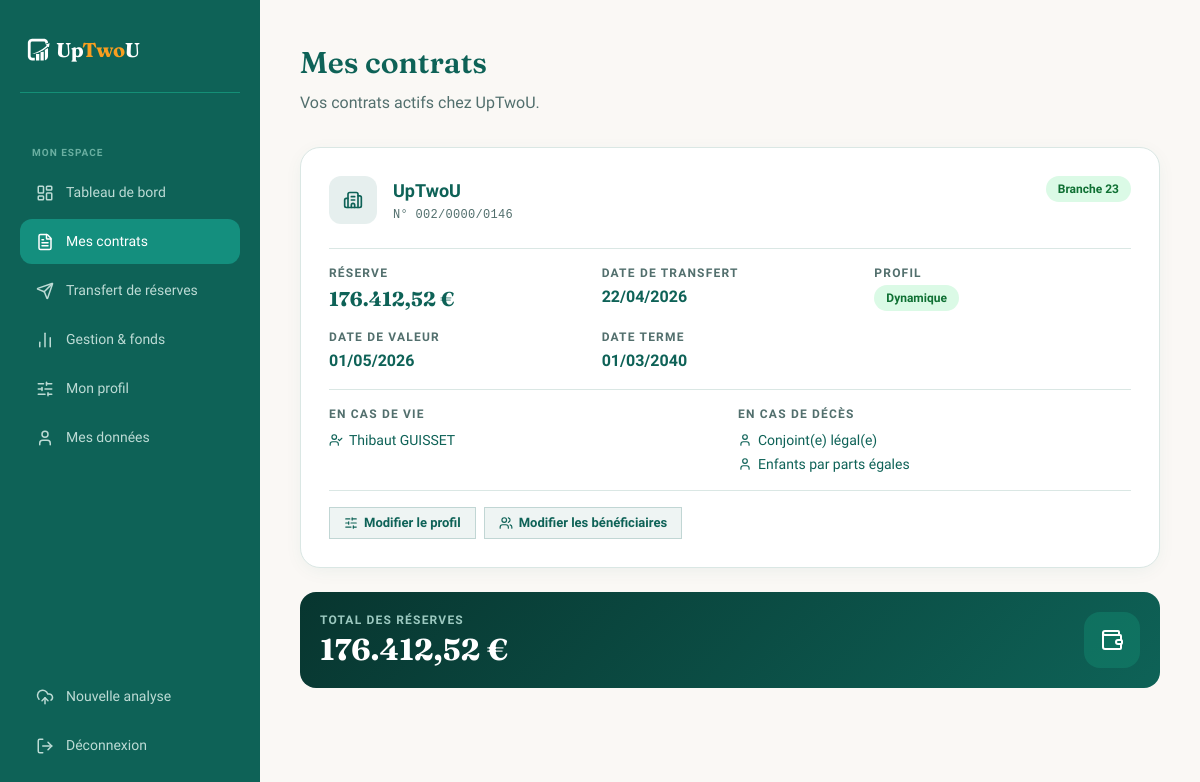
The app's page /client/contrats (signed in) with its own data.
### models.py (models this page shows, shortened)
class Contrat(db.Model):
    __tablename__ = 'contrat'
    id = db.Column(db.Integer, primary_key=True)
    client_id = db.Column(db.Integer, db.ForeignKey('client.id'), nullable=False)
    analyse_id = db.Column(db.Integer, db.ForeignKey('analyse.id'), nullable=True)
    assureur = db.Column(db.String(150))
    numero = db.Column(db.String(100))
    type_branche = db.Column(db.String(30))     # Branche 21 | Branche 23 | Inconnu
    statut = db.Column(db.String(20), default='inconnu')  # dormant | actif | inconnu
    reserve = db.Column(db.String(30))
    date_valeur = db.Column(db.String(20))
    organisateur = db.Column(db.String(200))    # "Organisé par" in section 2.2
    organisateur_bce = db.Column(db.String(30)) # BCE number of the organiser
    date_terme = db.Column(db.String(10))        # JJ/MM/AAAA — contract maturity date
    date_transfert = db.Column(db.String(10))    # JJ/MM/AAAA — date de réception des fonds cédants
    created_at = db.Column(db.DateTime, default=datetime.utcnow)

class Client(db.Model):
    __tablename__ = 'client'
    id = db.Column(db.Integer, primary_key=True)
    user_id = db.Column(db.Integer, db.ForeignKey('user.id'), nullable=False)
    nom = db.Column(db.String(100))
    prenom = db.Column(db.String(100))
    date_naissance = db.Column(db.String(10))   # JJ/MM/AAAA
    sexe = db.Column(db.String(1))              # 'F' | 'M'
    niss = db.Column(db.String(20))
    adresse = db.Column(db.String(200))
    ville = db.Column(db.String(100))
    code_postal = db.Column(db.String(10))
    telephone = db.Column(db.String(20))
    iban = db.Column(db.String(34))
    beneficiaire_vie = db.Column(db.String(200))    # en cas de vie
    beneficiaire_1 = db.Column(db.String(200))      # en cas de décès — 1er
    beneficiaire_2 = db.Column(db.String(200))      # en cas de décès — 2ème
    profil_risque = db.Column(db.String(20))    # prudent | equilibre | dynamique | conviction
    profil_choisi_par = db.Column(db.String(20))  # client | courtier
    profil_date = db.Column(db.DateTime)
    pays = db.Column(db.String(100), default='Belgique')
    kyc_verifie = db.Column(db.Boolean, default=False)
    kyc_document = db.Column(db.String(200))      # filename of uploaded ID
    frais_acceptes = db.Column(db.Boolean, default=False)
    questionnaire_score = db.Column(db.Integer)   # raw score 0-18
    contrats = db.relationship('Contrat', backref='client', lazy=True)
    analyses = db.relationship('Analyse', backref='client', lazy=True)
    @property
    def latest_analyse(self):
        if not self.analyses:
            return None
        return max(self.analyses, key=lambda a: a.created_at)
    @property
    def montant_total(self):
        latest = self.latest_analyse
        if latest:
            try:
                data = json.loads(latest.resultat_json)
                return data.get('montant_total')
            except Exception:
                pass
        return None
    @property
    def contrats_actifs(self):
        latest = self.latest_analyse
        if latest:
            return [c for c in latest.contrats if c.statut == 'actif']
        return [c for c in self.contrats if c.statut == 'actif' and c.analyse_id is None]

class Analyse(db.Model):
    __tablename__ = 'analyse'
    id = db.Column(db.Integer, primary_key=True)
    client_id = db.Column(db.Integer, db.ForeignKey('client.id'), nullable=True)
    filename = db.Column(db.String(200))
    resultat_json = db.Column(db.Text)
    date_extrait = db.Column(db.String(10))   # "01/01/YYYY" — reference date on mypension.be statement
    created_at = db.Column(db.DateTime, default=datetime.utcnow)
    contrats = db.relationship('Contrat', backref='analyse', lazy=True)

### app.py (the view)
@app.route("/client/contrats")
@login_required
@client_required
def client_contrats():
    return render_template("client/contrats.html", client=current_user.client_profile)

### app.py (called while the page is built)
@login_manager.user_loader
def load_user(user_id):
    return db.session.get(User, int(user_id))

def client_required(f):
    @wraps(f)
    def decorated(*args, **kwargs):
        if not current_user.is_authenticated or current_user.role != 'client':
            flash("Accès réservé aux clients.", "error")
            return redirect(url_for('index'))
        return f(*args, **kwargs)
    return decorated

### templates/client/contrats.html (shortened to what this page needs)
{% extends "client/_base.html" %}
{% block content %}
<div class="dashboard-header">
  <h1>Mes contrats</h1>
  <p>Vos contrats actifs chez UpTwoU.</p>
</div>
{% if client.contrats_actifs %}
<div class="grid gap-4">
  {% for c in client.contrats_actifs %}
  <div class="dashboard-card">
    <div class="flex items-start justify-between gap-4">
      <div class="flex items-center gap-4">
        <div class="h-12 w-12 rounded-xl grid place-items-center flex-shrink-0"
             style="background:hsl(172 75% 22% / 0.1);">
          <i data-lucide="building-2" style="width:1.25rem;height:1.25rem;color:var(--primary);"></i>
        </div>
        <div>
          <p class="font-semibold text-primary text-lg">{{ c.assureur or 'Assureur inconnu' }}</p>
          {% if c.numero %}
          <p class="text-xs text-muted mt-0.5 font-mono tracking-wide">N° {{ c.numero }}</p>
          {% endif %}
        </div>
      </div>
      <span class="badge {{ 'badge-blue' if c.type_branche == 'Branche 21' else ('badge-green' if c.type_branche == 'Branche 23' else 'badge-gray') }}">
        {{ c.type_branche or 'Type inconnu' }}
      </span>
    </div>
    <div class="grid grid-cols-2 md:grid-cols-3 gap-4 mt-6 pt-4" style="border-top:1px solid var(--border);">
      <div>
        <p class="text-xs uppercase tracking-widest font-semibold text-muted mb-1">Réserve</p>
        <p class="font-display text-xl font-bold text-primary">{{ c.reserve or '—' }} €</p>
      </div>
      <div>
        <p class="text-xs uppercase tracking-widest font-semibold text-muted mb-1">Date de transfert</p>
        <p class="font-semibold text-primary">{{ c.date_transfert or '—' }}</p>
      </div>
      <div>
        <p class="text-xs uppercase tracking-widest font-semibold text-muted mb-1">Profil</p>
        {% set profil = client.profil_risque %}
        {% if profil %}
        <span class="badge {% if profil == 'prudent' %}badge-blue{% elif profil in ('equilibre', 'dynamique') %}badge-green{% else %}badge-blue{% endif %}">
          {{ profil | capitalize }}
        </span>
        {% else %}
        <p class="font-semibold text-primary">—</p>
        {% endif %}
      </div>
      <div>
        <p class="text-xs uppercase tracking-widest font-semibold text-muted mb-1">Date de valeur</p>
        <p class="font-semibold text-primary">{{ c.date_valeur or '—' }}</p>
      </div>
      <div>
        <p class="text-xs uppercase tracking-widest font-semibold text-muted mb-1">Date terme</p>
        <p class="font-semibold text-primary">{{ c.date_terme or '—' }}</p>
      </div>
    </div>
    <div class="mt-4 pt-4 grid sm:grid-cols-2 gap-4" style="border-top:1px solid var(--border);">
      <div>
        <p class="text-xs uppercase tracking-widest font-semibold text-muted mb-2">En cas de vie</p>
        <span class="flex items-center gap-1.5 text-sm text-primary">
          <i data-lucide="user-check" style="width:0.875rem;height:0.875rem;color:var(--primary);"></i>
          {{ client.prenom }} {{ client.nom }}
        </span>
      </div>
      {% if client.beneficiaire_1 or client.beneficiaire_2 %}
      <div>
        <p class="text-xs uppercase tracking-widest font-semibold text-muted mb-2">En cas de décès</p>
        <div class="flex flex-col gap-1">
          {% if client.beneficiaire_1 %}
          <span class="flex items-center gap-1.5 text-sm text-primary">
            <i data-lucide="user" style="width:0.875rem;height:0.875rem;color:var(--primary);"></i>
            {{ client.beneficiaire_1 }}
          </span>
          {% endif %}
          {% if client.beneficiaire_2 %}
          <span class="flex items-center gap-1.5 text-sm text-primary">
            <i data-lucide="user" style="width:0.875rem;height:0.875rem;color:var(--primary);"></i>
            {{ client.beneficiaire_2 }}
          </span>
          {% endif %}
        </div>
      </div>
      {% endif %}
    </div>
    <div class="mt-4 pt-4 flex flex-wrap gap-2" style="border-top:1px solid var(--border);">
      <button onclick="document.getElementById('modal-profil').showModal()"
              class="btn flex items-center gap-1.5"
              style="height:2rem;padding:0 0.875rem;font-size:0.8125rem;background:hsl(172 75% 22% / 0.07);color:var(--primary);border:1px solid hsl(172 75% 22% / 0.2);">
        <i data-lucide="sliders-horizontal" style="width:0.875rem;height:0.875rem;"></i>
        Modifier le profil
      </button>
      <button onclick="document.getElementById('modal-benef').showModal()"
              class="btn flex items-center gap-1.5"
              style="height:2rem;padding:0 0.875rem;font-size:0.8125rem;background:hsl(172 75% 22% / 0.07);color:var(--primary);border:1px solid hsl(172 75% 22% / 0.2);">
        <i data-lucide="users" style="width:0.875rem;height:0.875rem;"></i>
        Modifier les bénéficiaires
      </button>
    </div>
  </div>
  {% endfor %}
</div>
<div class="mt-6 rounded-2xl p-5 flex items-center justify-between"
     style="background:linear-gradient(135deg,hsl(172 75% 12%),hsl(172 75% 22%));">
  <div>
    <p class="text-xs uppercase tracking-widest font-semibold" style="color:hsl(168 30% 70%);">Total des réserves</p>
    <p class="font-display text-3xl font-bold text-white mt-1">{{ client.montant_total or '—' }}</p>
  </div>
  <div class="h-14 w-14 rounded-2xl grid place-items-center" style="background:hsl(168 75% 30% / 0.5);">
    <i data-lucide="wallet" style="width:1.5rem;height:1.5rem;color:white;"></i>
  </div>
</div>
{% endif %}
{% endblock %}

### static/css/style.css (style rules this page uses)
:root { --background: hsl(40, 33%, 97%); --foreground: hsl(175, 60%, 8%); --card: hsl(0, 0%, 100%); --card-foreground: hsl(175, 60%, 8%); --primary: hsl(172, 75%, 22%); --primary-foreground: hsl(40, 33%, 97%); --primary-glow: hsl(165, 70%, 45%); --secondary: hsl(168, 30%, 92%); --secondary-foreground: hsl(172, 75%, 22%); --muted: hsl(40, 20%, 93%); --muted-foreground: hsl(175, 15%, 38%); --accent: hsl(35, 95%, 55%); --accent-foreground: hsl(175, 60%, 8%); --accent-soft: hsl(35, 95%, 92%); --border: hsl(168, 20%, 88%); --radius: 1rem; --shadow-glow: 0 20px 60px -15px hsl(172 75% 22% / 0.35); --shadow-accent: 0 15px 50px -10px hsl(35 95% 55% / 0.45); --shadow-soft: 0 8px 30px -8px hsl(172 75% 22% / 0.12); --shadow-card: 0 4px 20px -4px hsl(172 75% 22% / 0.08); }
*, *::before, *::after { box-sizing: border-box; }
html { scroll-behavior: smooth; }
body { margin: 0; background-color: var(--background); color: var(--foreground); font-family: "Plus Jakarta Sans", ui-sans-serif, system-ui, sans-serif; -webkit-font-smoothing: antialiased; }
.text-primary { color: var(--primary) !important; }
.text-muted { color: var(--muted-foreground) !important; }
.font-display { font-family: "Fraunces", ui-serif, Georgia, serif; }
.btn { display: inline-flex; align-items: center; justify-content: center; font-weight: 600; font-size: 0.875rem; transition: all 0.2s ease; cursor: pointer; text-decoration: none; border: none; outline: none; }
[data-lucide] { display: inline-block; vertical-align: middle; }
.dashboard-header { margin-bottom: 2rem; }
.dashboard-header h1 { font-family: "Fraunces", serif; font-size: 1.875rem; font-weight: 600; color: var(--primary); margin: 0; }
.dashboard-header p { color: var(--muted-foreground); margin: 0.375rem 0 0; }
.dashboard-card { background: var(--card); border: 1px solid var(--border); border-radius: 1.25rem; padding: 1.75rem; box-shadow: var(--shadow-card); }
.badge { display: inline-flex; align-items: center; gap: 0.375rem; padding: 0.25rem 0.75rem; border-radius: 9999px; font-size: 0.75rem; font-weight: 600; }
.badge-green { background: hsl(142 76% 92%); color: hsl(142 76% 25%); }

### records on screen
Contrat: assureur "UpTwoU", numero "002/0000/0146", type_branche "Branche 23", reserve "176.412,52", date_transfert "22/04/2026", date_valeur "01/05/2026", date_terme "01/03/2040"
Client: profil_risque "Dynamique", prenom "Thibaut", nom "GUISSET", beneficiaire_1 "Conjoint(e) légal(e)", beneficiaire_2 "Enfants par parts égales"
Analyse: created_at.resultat_json "176.412,52 €"
